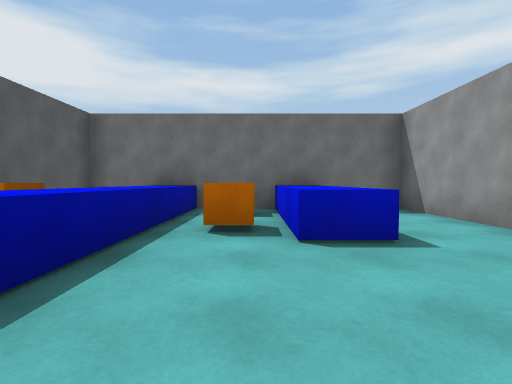
view 1 (above)

18 first-person views from a walk through a scene from a Unity 3-D project. The camera is 1.2 m above the floor, tilts 2° down and sees 85° across. The floor is counted in squares, 2 m on a side. Each view is taken from the middle of a square. On the plan, view 1 faces up. The plan holds only what a view shows up to about 9 squares ahead; the rest is blank. The place goes on beyond the plan. The player character is not drawn.

view 2
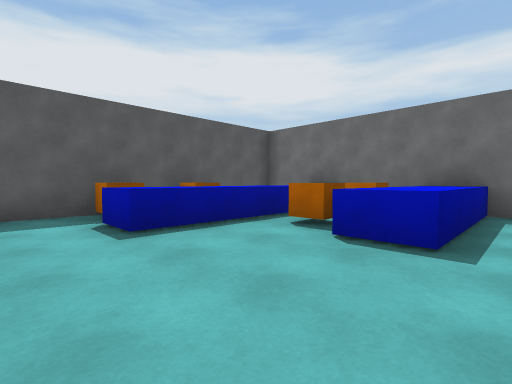

view 3
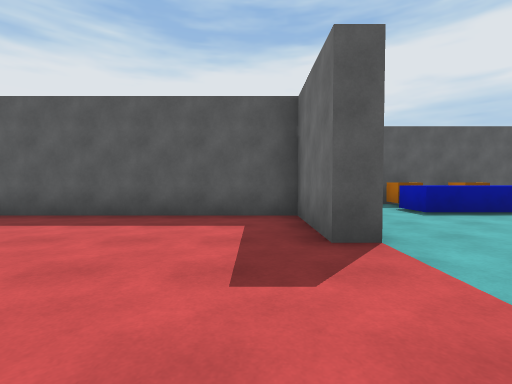

view 4
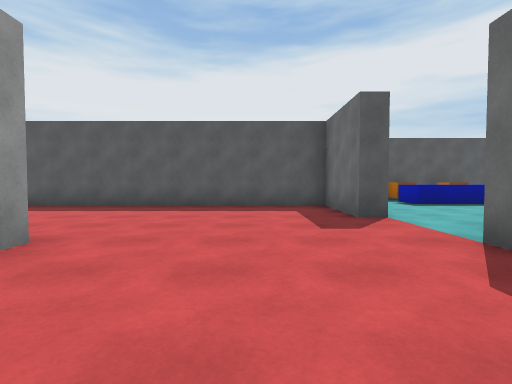

view 5
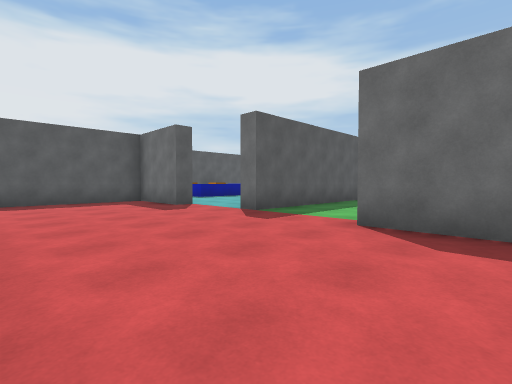

view 6
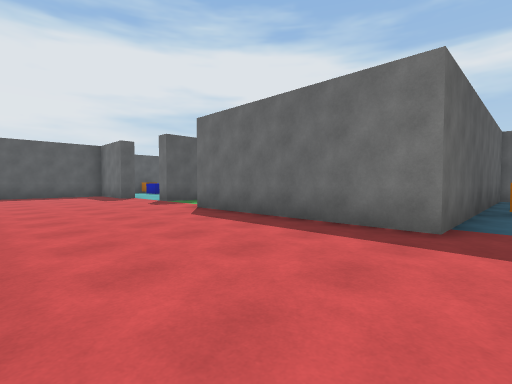

view 7
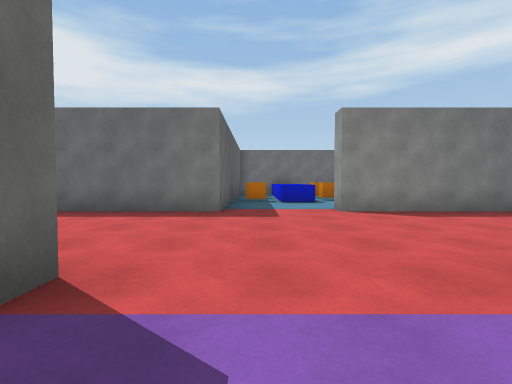

view 8
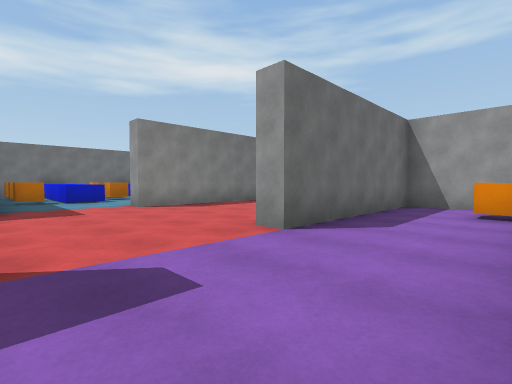

view 9
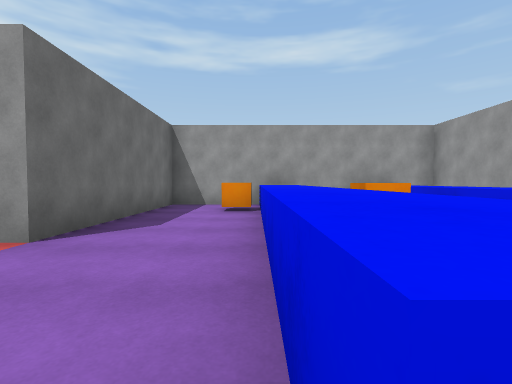

view 10
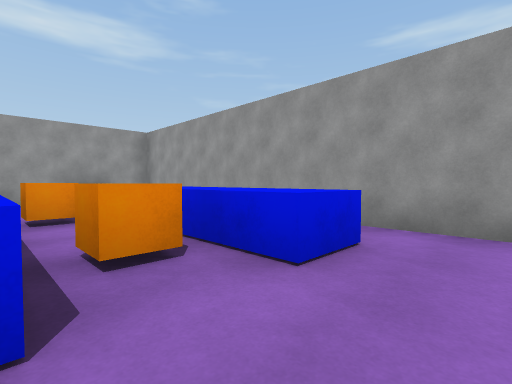

view 11
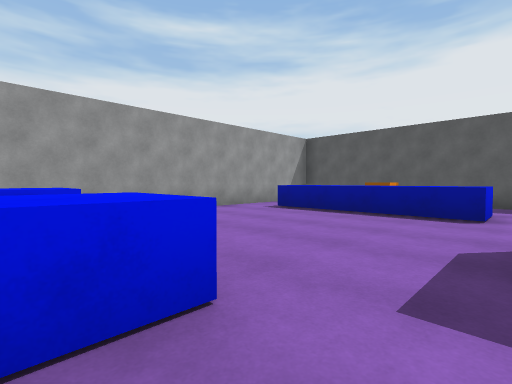

view 12
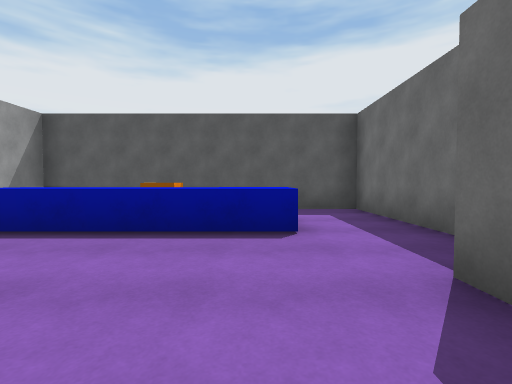

view 13
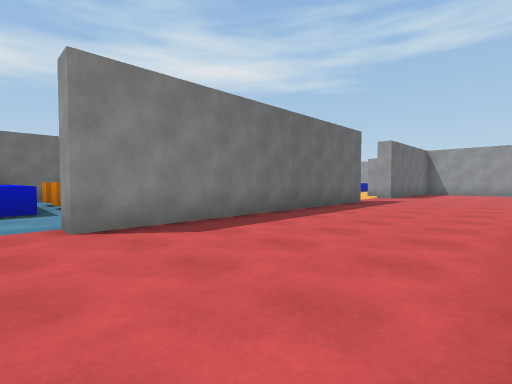

view 14
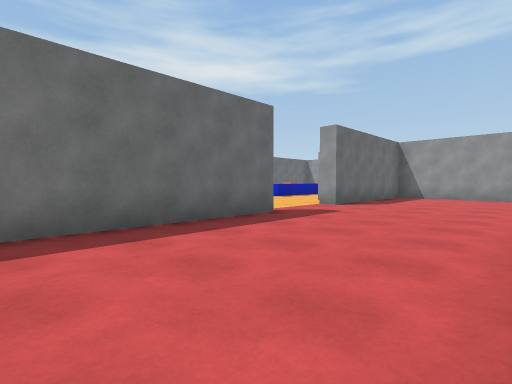

view 15
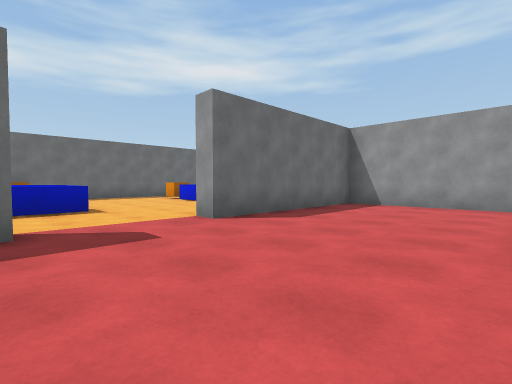

view 16
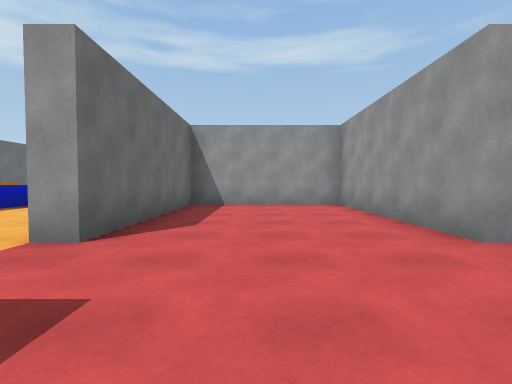

view 17
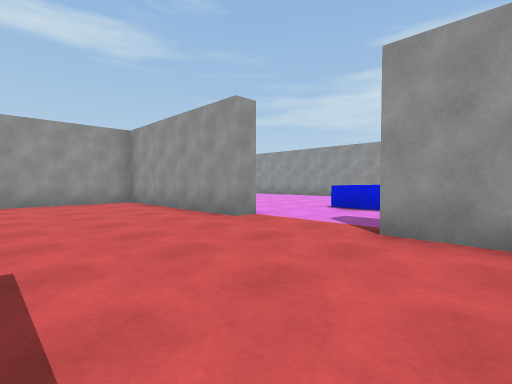

view 18
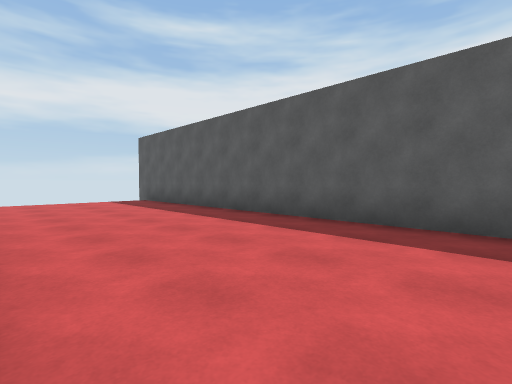

### Floor plan
Key: @ floor where view 1 was taken; # wall or solid block; . floor; = window, fence, low wall or low ledge; ^ raised ledge; B orange block; O other object.
Columns run from 4 left of view 1 to 29 right of it. Each row starts with its distance up from view 1.
  7    ######
  6 ##^..^..#      ##=
  5 # ^.B^..#      #          O
  4 #B^.B^..#      #O .B      ^...
  3 #B^..^..#      #O^.B       ...^^^
  2 #B^.... #.     #B^.      ^^.....
  1 #......##.     #...      ......
  0 #...@..#...    #...      .....
 -1    ###.....#####..########..######
 -2    #.............................#
 -3    #.............................#
 -4    #.............................#
 -5    #.............................#
 -6    #....#######...########..#####
 -7    #....#..............#  ....
 -8    #....#.^.....^^^^^B^#  ^^...
 -9    #....#.^.....^^^B^ ^#   ^...
-10    #....#B^.....BB.B.  #
-11    #....# ^.....^^^^^  #
-12    #....# .......      #
-13    #....################
-14    #....
-15    #....

Positions as (right, up) in squares from view 1, and headings:
1: (0, 0), facing up
2: (2, 0), facing up-left
3: (4, -2), facing left
4: (6, -3), facing left
5: (8, -5), facing up-left
6: (12, -5), facing up-left
7: (12, -7), facing up
8: (11, -8), facing up-right
9: (11, -8), facing right
10: (10, -9), facing down-right
11: (12, -7), facing down-left
12: (10, -8), facing left
13: (13, -5), facing up-right
14: (17, -5), facing up-right
15: (21, -5), facing up-right
16: (21, -3), facing right
17: (20, -2), facing down-right
18: (3, -6), facing down-left
